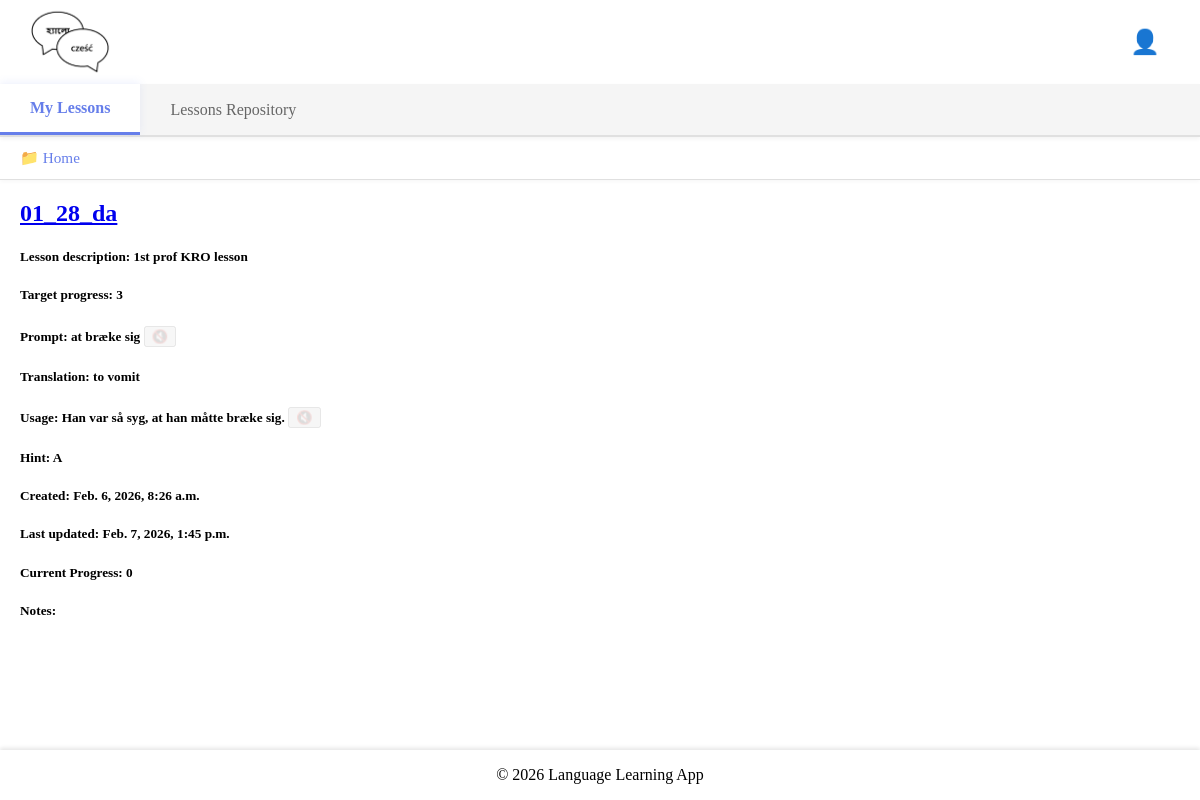
Page /my-word-details/1834/ (signed in) on the earlier database version.
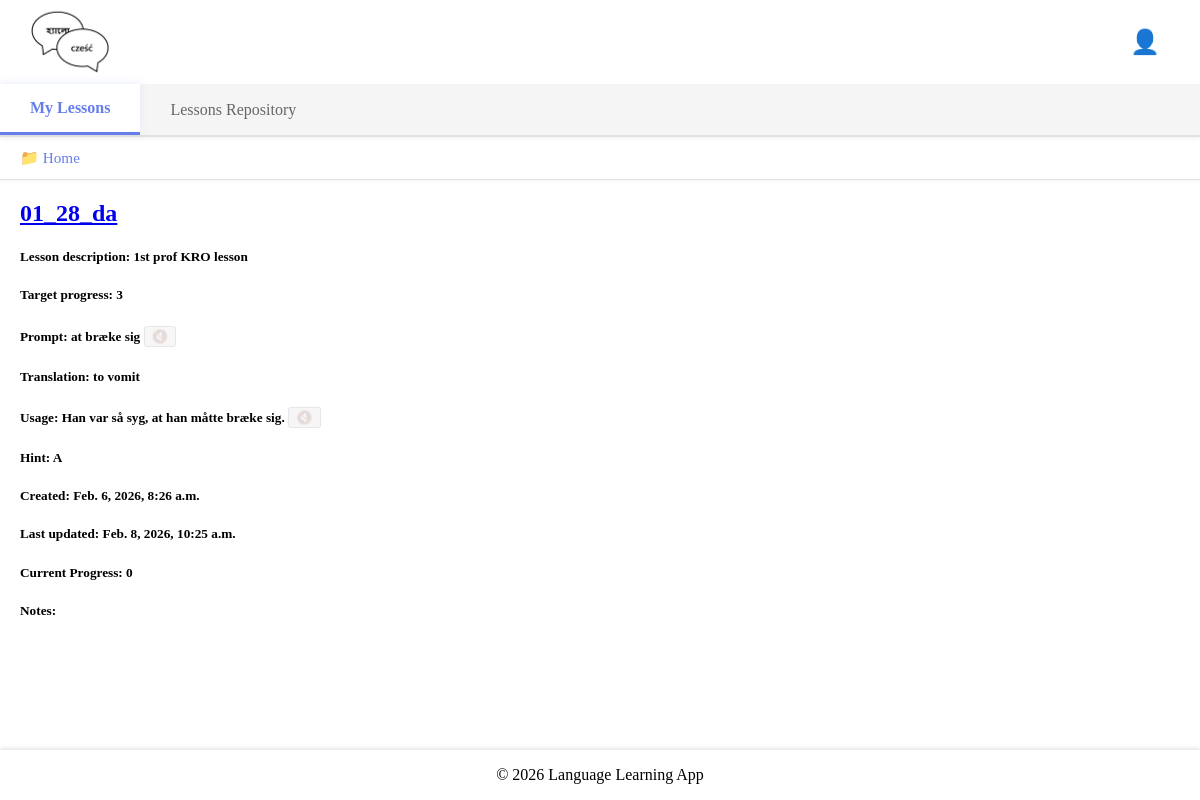
Same page on the later database version.
### base/models.py (models this page shows, shortened)
class UserWord(models.Model):
    user_lesson = models.ForeignKey(
        UserLesson,
        on_delete=models.CASCADE,
        related_name="user_words",
    )
    word = models.ForeignKey(Word, on_delete=models.CASCADE)
    current_progress = models.PositiveIntegerField(default=0)
    notes = models.TextField(blank=True)
    class Meta:
        unique_together = ("user_lesson", "word")

class Word(models.Model):
    lesson = models.ForeignKey(Lesson, on_delete=models.CASCADE, related_name="words")
    prompt = models.CharField(max_length=255)
    translation = models.CharField(max_length=255)
    usage = models.TextField(blank=True)
    prompt_audio = models.FileField(upload_to="audio/prompts/", blank=True, null=True)
    usage_audio = models.FileField(upload_to="audio/usages/", blank=True, null=True)
    hint = models.CharField(max_length=255, blank=True)
    updated = models.DateTimeField(auto_now=True)
    created = models.DateTimeField(auto_now_add=True)
    def has_prompt_audio(self):
        return (
            self.prompt_audio
            and self.prompt_audio.name
            and os.path.isfile(self.prompt_audio.path)
        )
    def has_usage_audio(self):
        return (
            self.usage_audio
            and self.usage_audio.name
            and os.path.isfile(self.usage_audio.path)
        )

class UserLesson(models.Model):
    user = models.ForeignKey(User, on_delete=models.CASCADE)
    lesson = models.ForeignKey(Lesson, on_delete=models.CASCADE)
    directory = models.ForeignKey(
        "UserDirectory",
        on_delete=models.SET_NULL,
        null=True,
        blank=True,
        related_name="lessons",
    )
    target_progress = models.PositiveIntegerField(
        default=3, validators=[MinValueValidator(1)]
    )
    practice_window = models.PositiveIntegerField(
        default=10, validators=[MinValueValidator(1)]
    )
    allowed_error_margin = models.PositiveIntegerField(
        default=0, validators=[MinValueValidator(0)]
    )
    class Meta:
        unique_together = ("user", "lesson")

class Lesson(models.Model):
    title = models.CharField(max_length=255)
    description = models.TextField(
        blank=True, help_text="Brief description of the lesson."
    )
    prompt_language = models.ForeignKey(
        Language, on_delete=models.CASCADE, related_name="prompt_lessons"
    )
    translation_language = models.ForeignKey(
        Language, on_delete=models.CASCADE, related_name="translation_lessons"
    )
    author = models.ForeignKey(
        User,
        on_delete=models.CASCADE,
        related_name="authored_lessons",
    )
    changes_log = models.TextField(
        blank=True, help_text="Log of changes made to this lesson."
    )
    access_type = models.ForeignKey(AccessType, on_delete=models.PROTECT, default=1)
    original_lesson = models.ForeignKey(
        "self", null=True, blank=True, on_delete=models.SET_NULL
    )
    updated = models.DateTimeField(auto_now=True)
    created = models.DateTimeField(auto_now_add=True)

### base/views.py (the view)
@login_required(login_url="login")
def myWordDetails(request, my_word_id):
    myWord = UserWord.objects.select_related(
        "user_lesson", "user_lesson__user", "user_lesson__directory", "word"
    ).filter(id=my_word_id).first()
    if not myWord:
        return HttpResponse("You do not have this word in your lesson.", status=404)
    if (
        request.user.id != myWord.user_lesson.user.id
        and not request.user.is_superuser
    ):
        return HttpResponse("You are not allowed here!", status=403)
    current_directory = myWord.user_lesson.directory
    if not current_directory:
        current_directory = UserDirectory.get_or_create_root_directory(request.user)
    breadcrumb_path = current_directory.get_path()
    context = {
        "my_word": myWord,
        "current_directory": current_directory,
        "breadcrumb_path": breadcrumb_path,
    }
    return render(request, "base/authenticated/my_lessons/my_word_details.html", context)

### base/models.py (called while the page is built)
    def get_path(self):
        path = []
        current = self
        visited = set()
        while current is not None:
            if current.id in visited:
                break
            visited.add(current.id)
            path.insert(0, current)
            current = current.parent_directory
        return path

### base/templates/base/authenticated/my_lessons/my_word_details.html (shortened to what this page needs)
{% extends 'base/layouts/my_lessons_layout.html' %}
{% block tab_content %}
<h2><a href="{% url 'my-lesson-details' my_word.user_lesson.id %}">{{ my_word.user_lesson.lesson.title }}</a></h2>
<h5>Lesson description: {{ my_word.user_lesson.lesson.description }}</h5>
<h5>Target progress: {{ my_word.user_lesson.target_progress }}</h5>
<div class="my-word-container">
    <div>
        <h5>Prompt:
        {% if my_word.word.has_prompt_audio %}
            <audio id="prompt_audio" src="{{ my_word.word.prompt_audio.url }}?v={{ my_word.word.updated|date:'U' }}"></audio>
            <button type="button" onclick="document.getElementById('prompt_audio').play()">{{ my_word.word.prompt }} 🔊</button>
        {% else %}
            {{ my_word.word.prompt }}
            <button type="button" disabled title="Audio not generated for this word" class="audio-disabled">🔇</button>
        {% endif %}
        </h5>
        <h5>Translation: {{ my_word.word.translation }} </h5>
        <h5>Usage:
        {% if my_word.word.has_usage_audio %}
            <audio id="usage_audio" src="{{ my_word.word.usage_audio.url }}?v={{ my_word.word.updated|date:'U' }}"></audio>
            <button type="button" onclick="document.getElementById('usage_audio').play()">{{ my_word.word.usage }} 🔊</button>
        {% else %}
            {{ my_word.word.usage }}
            {% if my_word.word.usage %}<button type="button" disabled title="Audio not generated for this word" class="audio-disabled">🔇</button>{% endif %}
        {% endif %}
        </h5>
        <h5>Hint: {{ my_word.word.hint }} </h5>
        <h5>Created: {{ my_word.word.created }} </h5>
        <h5>Last updated: {{ my_word.word.updated }} </h5>
        <h5>Current Progress: {{ my_word.current_progress }} </h5>
        <h5>Notes: {{ my_word.notes }} </h5>
    </div>
</div>
{% endblock tab_content %}

Differences in the rows shown:
changed through a linked row, UserWord "01_28_da": word.updated "Feb. 7, 2026, 1:45 p.m." → "Feb. 8, 2026, 10:25 a.m."
